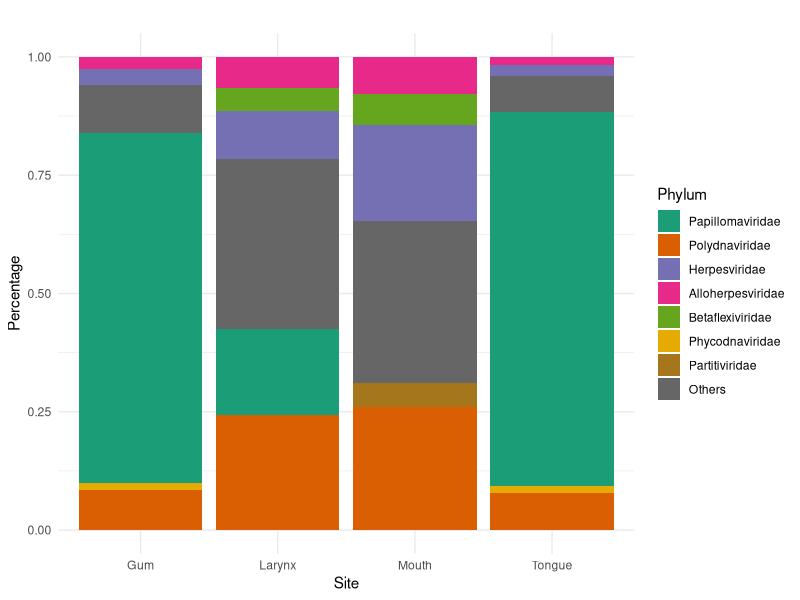

Generate this figure with R:
library(ggplot2)
library(dplyr)
library(RColorBrewer)

data <- read.csv("viruses_allsites_top5family.csv")
data$Percentage <- as.numeric(data$Percentage)

legend_order <- c("Papillomaviridae", "Polydnaviridae", "Herpesviridae", "Alloherpesviridae", "Betaflexiviridae", "Phycodnaviridae", "Partitiviridae", "Others")

ggplot(data, aes(x = Site, y = Percentage, fill = Phylum)) +
  geom_bar(position = "fill", stat = "identity") +
  labs(title = " ",
       x = "Site",
       y = "Percentage") +
  scale_fill_brewer(palette = "Dark2") + 
  theme_minimal() +
  guides(fill = guide_legend(title = "Phylum", key_glyph = "rect")) +
  scale_fill_manual(values = brewer.pal(n = length(unique(data$Phylum)), name = "Dark2"),
                    breaks = legend_order)
